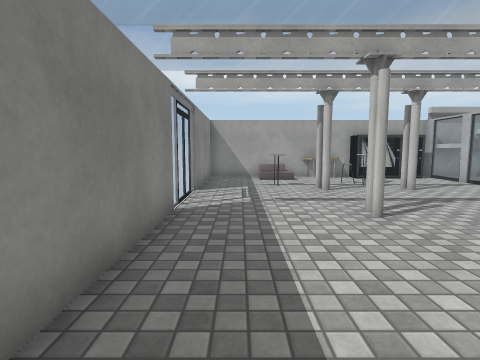
view 1 (above)

12 first-person views from a walk through a Unity game level. The camera is 1.3 m above the floor, tilts 6° down and sees 80° across. Doors are open. The floor is counted in squares, 1 m on a side. Each view is taken from the middle of a square. On the plan, view 1 faces up. The plan holds only what a view shows up to about 13 squares ahead; the rest is blank. The place goes on beyond the plan. The player character is not drawn. Some surface patterns are stand-ins.

view 2
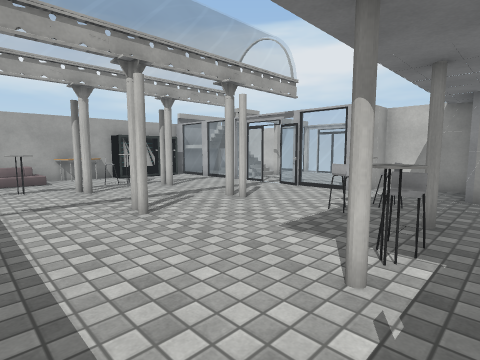

view 3
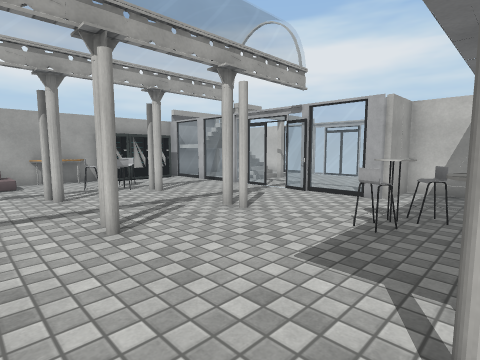

view 4
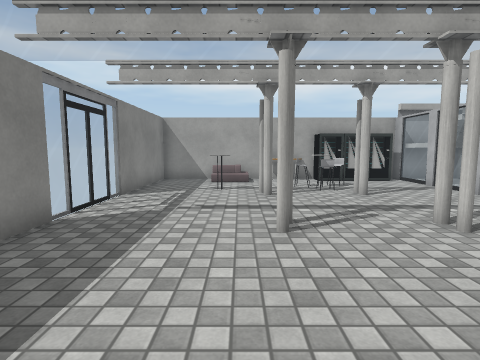

view 5
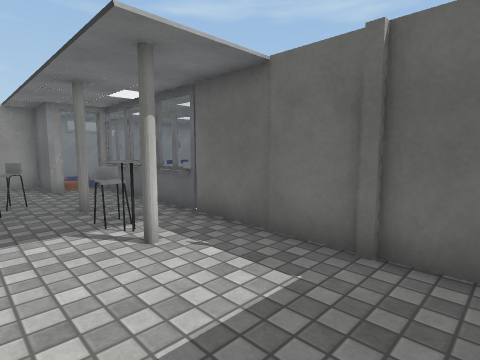

view 6
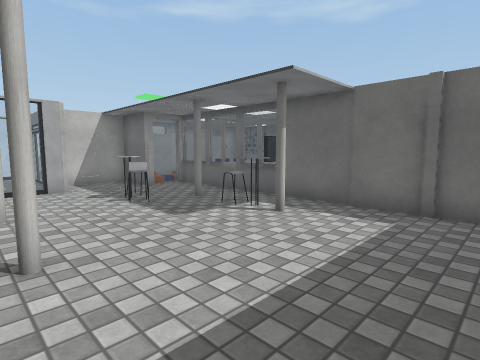

view 7
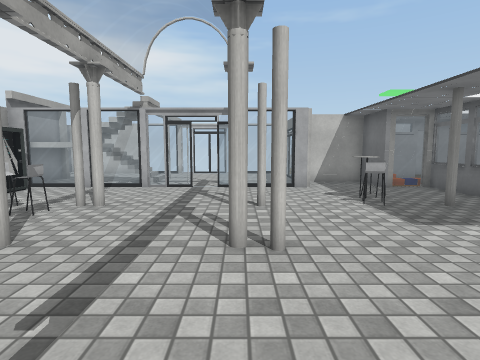

view 8
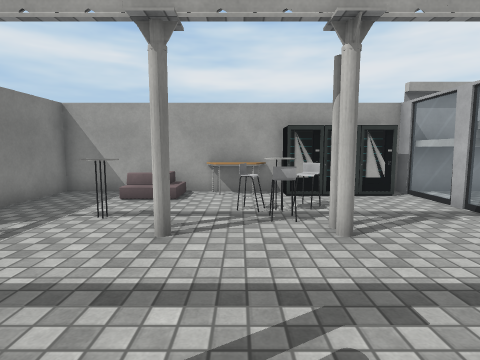

view 9
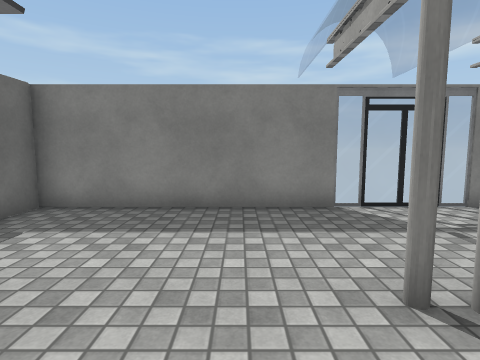

view 10
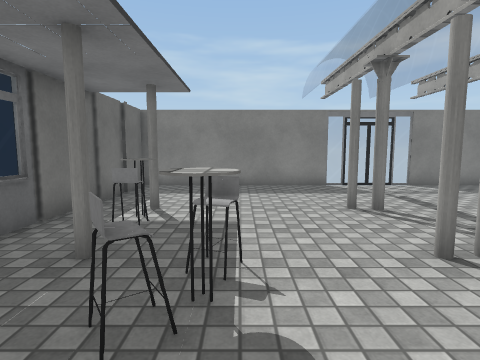

view 11
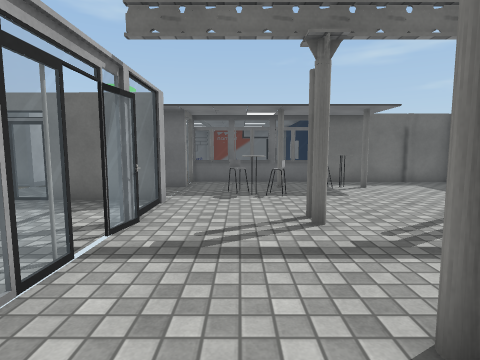

view 12
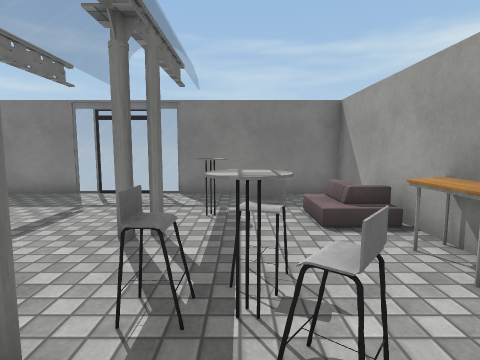

### Floor plan
Key: @ floor where view 1 was taken; # wall or solid block; x gap in a wall; . floor; D open door; = window, fence, low wall or low ledge; C chair; T table; A TV; O other object.
Columns run from 2 left of view 1 to 13 right of it. Each row starts with its distance up from view 1.
 14 ######T#OOO##
 13 #..OO.TOOOO##
 12 #.......C..=##
 11 #..O..CO...=###
 10 #..OO#.C#..=.==
  9 =..........=..#
  8 #..........x...
  7 #..........x...
  6 #....#..#..=...
  5 #..........=...
  4 #..........####=
  3 #.......CO...
  2 #........C...
  1 #....OC.#..###
  0 #.@........=  #
 -1 #######====#  #
 -2       #.AOOO  D
 -3        AA     D

Where each view was taken, in squares from view 1:
view 1: 0 up, 0 right, facing up
view 2: 0 up, 0 right, facing up-right
view 3: 1 up, 1 right, facing up-right
view 4: 1 up, 2 right, facing up
view 5: 3 up, 1 left, facing down-right
view 6: 6 up, 1 left, facing down-right
view 7: 6 up, 1 left, facing right
view 8: 5 up, 4 right, facing up
view 9: 4 up, 5 right, facing left
view 10: 3 up, 9 right, facing left
view 11: 11 up, 7 right, facing down
view 12: 11 up, 7 right, facing left
